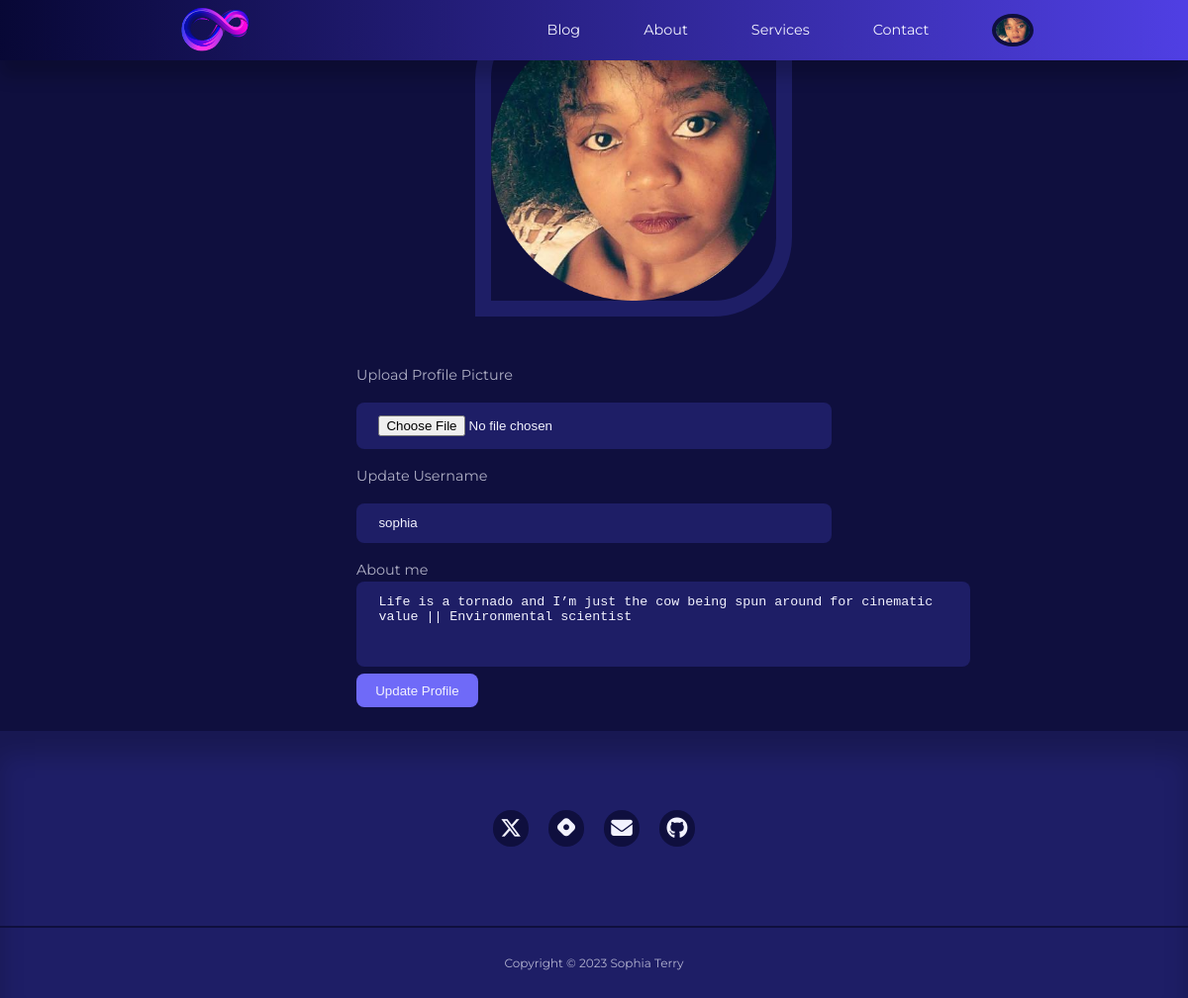
Screenshot of /edit_profile (signed in) with the database file from the repository.
### app/models.py (models this page shows, shortened)
class User(UserMixin, db.Model):
    id = db.Column(db.Integer, primary_key=True)
    username = db.Column(db.String(100), index=True, unique=True)
    email = db.Column(db.String(120), index=True, unique=True)
    password_hash = db.Column(db.String(128))
    picture = db.Column(db.String(120), nullable=True)
    posts = db.relationship('Post', backref='author', lazy='dynamic')
    about_me = db.Column(db.String(140))
    last_seen = db.Column(db.DateTime, default=datetime.utcnow)
    followed = db.relationship(
        'User', secondary=followers,
        primaryjoin=(followers.c.follower_id == id),
        secondaryjoin=(followers.c.followed_id == id),
        backref=db.backref('followers', lazy='dynamic'), lazy='dynamic'
    )

### app/routes.py (the view)
@app.route('/edit_profile', methods=['GET', 'POST'])
@login_required
def edit_profile():
    form = EditProfileForm(current_user.username)
    if form.validate_on_submit():
        current_user.username = form.username.data
        current_user.about_me = form.about_me.data
        current_user.picture = form.picture.data
        if form.picture.data:
            uploaded_file = form.picture.data
            filename = secure_filename(uploaded_file.filename)
            if filename != '':
                file_ext = os.path.splitext(filename)[1]
                if file_ext not in app.config['UPLOAD_EXTENSIONS'] or \
                        file_ext != validate_image(uploaded_file.stream):
                    flash('Invalid image format. Please upload a valid image (jpg, png, gif).', 'error')
                    return redirect(url_for('edit_profile'))
                image_path = os.path.join(app.config['UPLOAD_PATH'], filename)
                uploaded_file.save(image_path)
                current_user.picture = filename
        db.session.commit()
        flash('Your changes have been saved.')
        return redirect(url_for('edit_profile'))
    elif request.method == 'GET':
        form.username.data = current_user.username
        form.about_me.data = current_user.about_me
        form.picture.data = current_user.picture
    return render_template('edit_profile.html', title='Edit Profile', form=form)

### app/forms.py (shortened to what this page needs)
class EditProfileForm(FlaskForm):
    username = StringField('Update Username')
    about_me = TextAreaField('About me', validators=[Length(min=0, max=140)])
    picture = FileField(label="Upload Profile Picture", validators=[
                        FileAllowed(['jpg', 'png']), FileRequired()])
    submit = SubmitField('Update Profile')
    def __init__(self, original_username, *args, **kwargs):
        super(EditProfileForm, self).__init__(*args, **kwargs)
        self.original_username = original_username

### app/models.py (called while the page is built)
@login.user_loader
def load_user(id):
    return User.query.get(int(id))

### app/routes.py (called while the page is built)
@app.before_request
def before_request():
    if current_user.is_authenticated:
        current_user.last_seen = datetime.utcnow()
        db.session.commit()

### app/templates/edit_profile.html (shortened to what this page needs)
{% extends "base.html" %}
{% block content %}
<div class="container profile-pic__container">
                {% if current_user.picture %}
                <img class="display__pic" src="{{ url_for('static', filename='images/' + current_user.picture) }}">
                {% else %}
                <img src="{{ url_for('static', filename='/images/default_profile_pc.png') }}" alt="Default Image">
                {% endif %}
 </div>
 <section class="form__section edit__profile">
        <div class="container form__section-container">
            <form action="" enctype="multipart/form-data" method="post">
                 {{ form.picture.label() }} {{ form.picture }}
                 {{ form.username.label }} {{ form.username(size=20) }}
                <p>
                    {{ form.about_me.label }}<br>
                    {{ form.about_me(cols=70, rows=4) }}<br>
                {{ form.submit(class="btn") }}
            </form>
        </div>
    </section>
 {% endblock %}

### app/templates/base.html (shortened to what this page needs)
<!DOCTYPE html>
<html lang="en">
<head>
    <link rel="stylesheet" href="{{ url_for('static', filename='styles/styles.css')}}">
    <link rel="stylesheet" href="https://unicons.iconscout.com/release/v4.0.8/css/line.css">
</head>
<body>
    {% block navbar %}
    <nav>
        <div class="container nav__container">
            <a href="/index" class="nav__logo"><img src="/static/img/new-echo.png" class="nav-img" alt=""></a>
            <ul class="nav__items">
                <li><a href="{{ url_for('blog') }}">Blog</a></li>
                <li><a href="{{ url_for('index') }}">About</a></li>
                <li><a href="#">Services</a></li>
                <li><a href="#contact">Contact</a></li>
                {% if current_user.is_anonymous %}
                <li><a href="{{ url_for('signin') }}">Sign In</a></li>
                {% else %}
                <li class="nav__profile">
                    <div class="avatar">
                        <img src="{{ url_for('static', filename='images/' ~ current_user.picture) }}" alt="">
                    </div>
                        {% endif %}
                </li>
            </ul>
        </div>
    </nav>
    {% endblock %}
     {% block content %}
    {% endblock %}
    {% block footer %}
    <footer>
        <div id="contact" class="footer__socials">
            <a href="https://twitter.com/Mssophia_" target="_blank">
                </a>
            <a href="https://sophiaintech.hashnode.dev/" target="_blank">
                </a>
            <a href="mailto:sophiaterryyu@gmail.com">
                </a>
            <a href="https://github.com/terryyufei" target="_blank">
                </a>
        </div>
        <div class="footer__copyright">
            <small>Copyright &copy; 2023 Sophia Terry</small>
        </div>
    </footer>
    {% endblock %}
</body>
</html>

### app/static/styles/styles.css (style rules this page uses)
:root { --color-primary: #6f6af8; --color-primary-light: hsl(242, 91%, 69%, 18%); --color-primary-variant: #5854c7; --color-red: #da0f3f; --color-red-light: hsl(346, 87%, 46%, 15%); --color-green: #00c476; --color-green-light: hsl(156, 100%, 38%, 15%); --color-gray-900: #1e1e66; --color-gray-700: #2d2b7c; --color-gray-300: rgba(242, 242, 254, 0.3); --color-gray-200: rgba(242, 242, 254, 0.7); --color-white: #f2f2fe; --color-bg: #0f0f3e; --transition: all 300ms ease; --container-width-lg: 74%; --container-width-md: 88%; --form-width: 40%; --card-border-radius-1: 0.3rem; --card-border-radius-2: 0.5rem; --card-border-radius-3: 0.8rem; --card-border-radius-4: 2rem; --card-border-radius-5: 5rem; }
* { box-sizing: border-box; margin: 0; padding: 0; outline: 0; border: 0; appearance: 0; list-style: none; text-decoration: none; }
body { font-family: 'Montserrat', sans-serif; line-height: 1.6; color: var(--color-gray-200); overflow-x: hidden; background: var(--color-bg); font-size: 0.9rem; }
.container { width: var(--container-width-lg); max-width: 1800px; margin-inline: auto; }
section { margin-top: 3rem; width: 100vw; }
a { color: var(--color-white); transition: var(--transition); }
img { display: block; width: 100%; height: 100%; object-fit: cover; }
nav { background: linear-gradient(to right, hsl(240, 75%, 12%), hsl(246, 75%, 57%)); width: 100vw; height: 3.8rem; position: fixed; top: 0; z-index: 10; box-shadow: 0 1rem 1rem rgba(0, 0, 0, 0.2); }
.nav__container { height: 100%; display: flex; align-items: center; justify-content: space-between; }
.avatar { width: 2.6rem; height: 2.1rem; border-radius: 50%; overflow: hidden; border: 0.3rem solid var(--color-bg); }
.nav__logo { font-weight: 600; font-size: 1.2rem; }
.nav__items { display: flex; align-items: center; gap: 4rem; }
.nav__profile { position: relative; cursor: pointer; }
footer { background: var(--color-gray-900); padding: 5rem 0 0; box-shadow: inset 0 1.5rem 1.5rem rgba(0, 0, 0, 0.2); }
.footer__socials { margin-inline: auto; width: fit-content; margin-bottom: 5rem; display: flex; justify-content: space-between; align-items: center; gap: 1.2rem; }
.footer__socials a { background: var(--color-bg); border-radius: 50%; width: 2.3rem; height: 2.3rem; display: flex; align-items: center; justify-content: center; }
.footer__copyright { text-align: center; padding: 1.5rem 0; border-top: 2px solid var(--color-bg); margin-top: 4rem; }
.btn { display: inline-block; width: fit-content; padding: 0.6rem 1.2rem; background-color: var(--color-primary); border-radius: var(--card-border-radius-2); cursor: pointer; transition: var(--transition); color: var(--color-white); }
.form__section { display: grid; place-items: center; height: 100vh; }
.form__section-container { width: var(--form-width); }
form { display: flex; flex-direction: column; gap: 1rem; }
input, textarea, select { padding: 0.8rem 1.4rem; background: var(--color-gray-900); border-radius: var(--card-border-radius-2); resize: none; color: var(--color-white); }
.display__pic { border-radius: var(--card-border-radius-5) 0; border: 1rem solid var(--color-gray-900); overflow: hidden; height: 20rem; width: 20rem; }
.profile-pic__container { width: 20%; }
.edit__profile { height: 50%; padding-bottom: 2%; }
.nav-img { height: 8rem; width: 8rem; margin-top: 5%; }

### rows the page displays
User: picture (picture), username "sophia", about_me "Life is a tornado and I’m just the cow being spun around for cinematic value || Environmental scientist"
